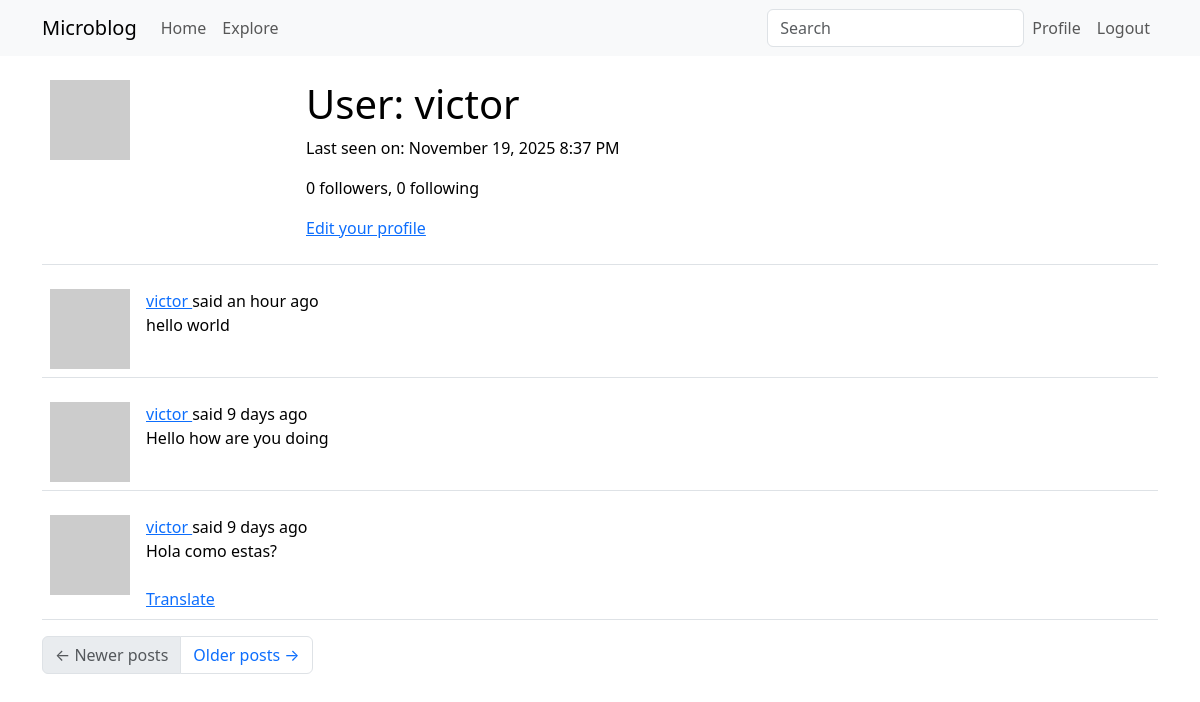
The page /user/victor (signed in) on the database as committed earlier.
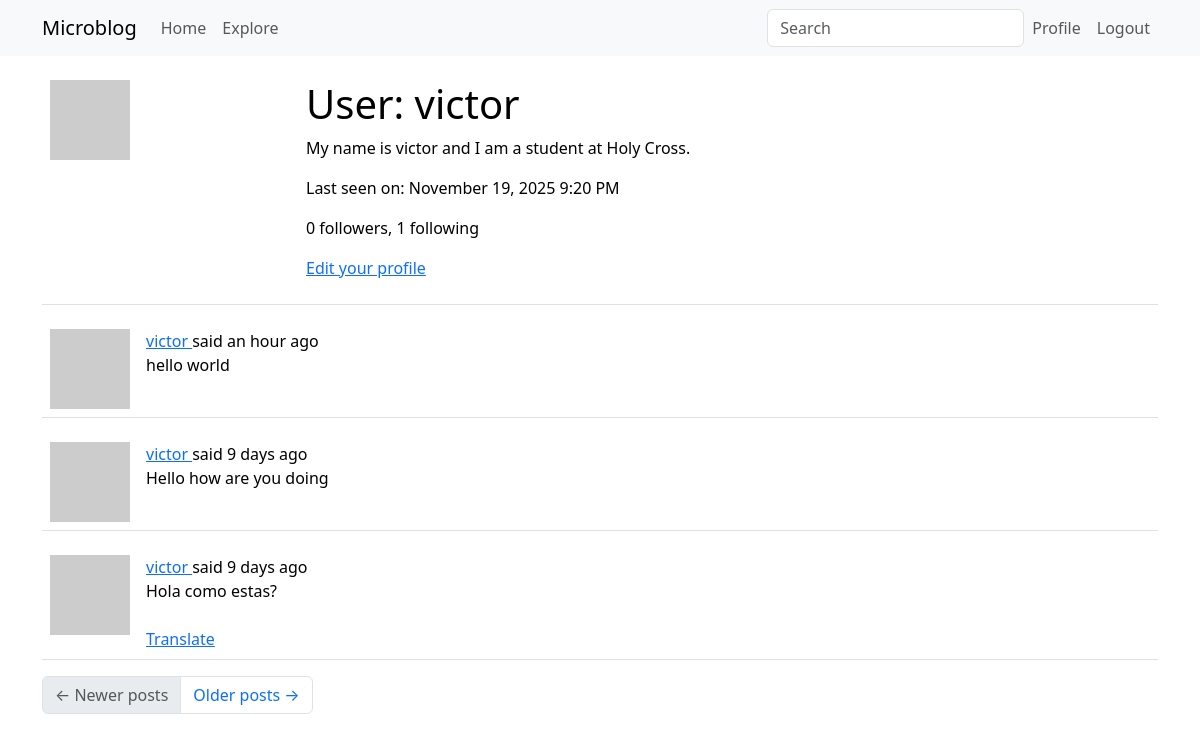
The same page on the database as committed later.
### app/models.py (models this page shows, shortened)
class User(UserMixin, db.Model):
    id: so.Mapped[int] = so.mapped_column(primary_key=True)
    username: so.Mapped[str] = so.mapped_column(sa.String(64), index=True, unique=True)
    email: so.Mapped[str] = so.mapped_column(sa.String(120), index=True, unique=True)
    password_hash: so.Mapped[Optional[str]] = so.mapped_column(sa.String(256))
    about_me: so.Mapped[Optional[str]] = so.mapped_column(sa.String(140))
    last_seen: so.Mapped[Optional[datetime]] = so.mapped_column(
        default=lambda: datetime.now(timezone.utc)
    )
    posts: so.WriteOnlyMapped["Post"] = so.relationship(back_populates="author")
    following: so.WriteOnlyMapped["User"] = so.relationship(
        secondary=followers,
        primaryjoin=(followers.c.follower_id == id),
        secondaryjoin=(followers.c.followed_id == id),
        back_populates="followers",
    )
    followers: so.WriteOnlyMapped["User"] = so.relationship(
        secondary=followers,
        primaryjoin=(followers.c.followed_id == id),
        secondaryjoin=(followers.c.follower_id == id),
        back_populates="following",
    )
    def avatar(self, size):
        digest = md5(self.email.lower().encode("utf-8")).hexdigest()
        return f"https://www.gravatar.com/avatar/{digest}?d=identicon&s={size}"
    def followers_count(self):
        query = sa.select(sa.func.count()).select_from(
            self.followers.select().subquery()
        )
        return db.session.scalar(query)
    def following_count(self):
        query = sa.select(sa.func.count()).select_from(
            self.following.select().subquery()
        )
        return db.session.scalar(query)

class SearchableMixin(object):
    @classmethod
    def before_commit(cls, session):
        session._changes = {
            "add": list(session.new),
            "update": list(session.dirty),
            "delete": list(session.deleted),
        }
    @classmethod
    def after_commit(cls, session):
        for obj in session._changes["add"]:
            if isinstance(obj, SearchableMixin):
                add_to_index(obj.__tablename__, obj)
        for obj in session._changes["update"]:
            if isinstance(obj, SearchableMixin):
                add_to_index(obj.__tablename__, obj)
        for obj in session._changes["delete"]:
            if isinstance(obj, SearchableMixin):
                remove_from_index(obj.__tablename__, obj)
        session._changes = None

class Post(SearchableMixin, db.Model):
    __searchable__ = ["body"]
    id: so.Mapped[int] = so.mapped_column(primary_key=True)
    body: so.Mapped[str] = so.mapped_column(sa.String(140))
    timestamp: so.Mapped[datetime] = so.mapped_column(
        index=True, default=lambda: datetime.now(timezone.utc)
    )
    user_id: so.Mapped[int] = so.mapped_column(sa.ForeignKey(User.id), index=True)
    language: so.Mapped[Optional[str]] = so.mapped_column(sa.String(5))
    author: so.Mapped[User] = so.relationship(back_populates="posts")

### app/main/routes.py (the view)
@bp.route("/user/<username>")
@login_required
def user(username):
    user = db.first_or_404(sa.select(User).where(User.username == username))
    page = request.args.get("page", 1, type=int)
    query = user.posts.select().order_by(Post.timestamp.desc())
    posts = db.paginate(
        query, page=page, per_page=current_app.config["POSTS_PER_PAGE"], error_out=False
    )
    next_url = (
        url_for("main.user", username=user.username, page=posts.next_num)
        if posts.has_next
        else None
    )
    prev_url = (
        url_for("main.user", username=user.username, page=posts.prev_num)
        if posts.has_prev
        else None
    )
    form = EmptyForm()
    return render_template(
        "user.html",
        user=user,
        posts=posts.items,
        next_url=next_url,
        prev_url=prev_url,
        form=form,
    )

### app/main/forms.py
class SearchForm(FlaskForm):
    q = StringField(_l("Search"), validators=[DataRequired()])
    def __init__(self, *args, **kwargs):
        if "formdata" not in kwargs:
            kwargs["formdata"] = request.args
        if "meta" not in kwargs:
            kwargs["meta"] = {"csrf": False}
        super(SearchForm, self).__init__(*args, **kwargs)

class EmptyForm(FlaskForm):
    submit = SubmitField("Submit")

### app/__init__.py (called while the page is built)
def get_locale():
    return request.accept_languages.best_match(current_app.config["LANGUAGES"])

### app/main/routes.py (called while the page is built)
@bp.before_app_request
def before_request():
    if current_user.is_authenticated:
        current_user.last_seen = datetime.now(timezone.utc)
        db.session.commit()
        g.search_form = SearchForm()
    g.locale = str(get_locale())

### app/models.py (called while the page is built)
@login.user_loader
def load_user(id):
    return db.session.get(User, int(id))

### app/templates/user.html (shortened to what this page needs)
{% extends "base.html" %}
{% block content %}
    <table class="table table-hover">
        <tr>
            <td width="256px"><img src="{{ user.avatar(256) }}"></td>
            <td>
                <h1>{{ _('User') }}: {{ user.username }}</h1>
                {% if user.about_me %}<p>{{ user.about_me }}</p>{% endif %}
                {% if user.last_seen %}
                <p>{{ _('Last seen on') }}: {{ moment(user.last_seen).format('LLL') }}</p>
                {% endif %}
                <p>{{ _('%(count)d followers', count=user.followers_count()) }}, {{ _('%(count)d following', count=user.following_count()) }}</p>
                {% if user == current_user %}
                <p><a href="{{ url_for('edit_profile') }}">{{ _('Edit your profile') }}</a></p>
                {% endif %}
            </td>
        </tr>
    </table>
    {% for post in posts %}
        {% include '_post.html' %}
    {% endfor %}
    <nav aria-label="Post navigation">
        <ul class="pagination">
            <li class="page-item{% if not prev_url %} disabled{% endif %}">
                <a class="page-link" href="{{ prev_url }}">
                    <span aria-hidden="true">&larr;</span> {{ _('Newer posts') }}
                </a>
            </li>
            <li class="page-item{% if not next_url %} disabled{% endif %}">
                <a class="page-link" href="{{ next_url }}">
                    {{ _('Older posts') }} <span aria-hidden="true">&rarr;</span>
                </a>
            </li>
        </ul>
    </nav>
{% endblock %}

### app/templates/base.html (shortened to what this page needs)
<!doctype html>
<html lang="en">
  <head>
    <link
        href="https://cdn.jsdelivr.net/npm/bootstrap@5.3.2/dist/css/bootstrap.min.css"
        rel="stylesheet"
>
  </head>
  <body>
    <nav class="navbar navbar-expand-lg bg-body-tertiary">
      <div class="container">
        <a class="navbar-brand" href="{{ url_for('main.index') }}">Microblog</a>
        <div class="collapse navbar-collapse" id="navbarSupportedContent">
          <ul class="navbar-nav me-auto mb-2 mb-lg-0">
            <li class="nav-item">
              <a class="nav-link" aria-current="page" href="{{ url_for('main.index') }}">{{ _('Home') }}</a>
            </li>
            <li class="nav-item">
              <a class="nav-link" aria-current="page" href="{{ url_for('main.explore') }}">{{ _('Explore') }}</a>
            </li>
          </ul>
          {% if g.search_form %}
          <form class="navbar-form navbar-left" method="get"
                  action="{{ url_for('main.search') }}">
              <div class="form-group">
                  {{ g.search_form.q(size=20, class='form-control',
                      placeholder=g.search_form.q.label.text) }}
              </div>
          </form>
          {% endif %}
          <ul class="navbar-nav mb-2 mb-lg-0">
            {% if current_user.is_anonymous %}
            <li class="nav-item">
              <a class="nav-link" aria-current="page" href="{{ url_for('auth.login') }}">{{ _('Login') }}</a>
            </li>
            {% else %}
            <li class="nav-item">
              <a class="nav-link" aria-current="page" href="{{ url_for('main.user', username=current_user.username) }}">{{ _('Profile') }}</a>
            </li>
            <li class="nav-item">
              <a class="nav-link" aria-current="page" href="{{ url_for('auth.logout') }}">{{ _('Logout') }}</a>
            </li>
            {% endif %}
          </ul>
        </div>
      </div>
    </nav>
    <div class="container mt-3">
      {% block content %}{% endblock %}
    </div>
  </body>
</html>

### app/templates/_post.html (shortened to what this page needs)
    <table class="table table-hover">
        <tr>
            <td width="70px">
                <a href="{{ url_for('main.user', username=post.author.username) }}">
                    <img src="{{ post.author.avatar(70) }}" />
                </a>
            </td>
            <td>
                {{ _('%(username)s said %(when)s',
                    username=user_link, when=moment(post.timestamp).fromNow()) }}
                <br>
                <span id="post{{ post.id }}">{{ post.body }}</span>
                {% if post.language and post.language != g.locale %}
                <br><br>
                <span id="translation{{ post.id }}">
                    <a href="javascript:translate(
                                'post{{ post.id }}',
                                'translation{{ post.id }}',
                                '{{ post.language }}',
                                '{{ g.locale }}');">{{ _('Translate') }}</a>
                </span>
                {% endif %}
            </td>
        </tr>
    </table>

Rows that differ between the two databases and show on the page:
changed User "victor": about_me (not shown) → "My name is victor and I am a student at Holy Cross."; last_seen "November 19, 2025 8:37 PM" → "November 19, 2025 9:20 PM"
Other text that changed with them:
text no longer shown: "0 following"
text now shown: "1 following"
